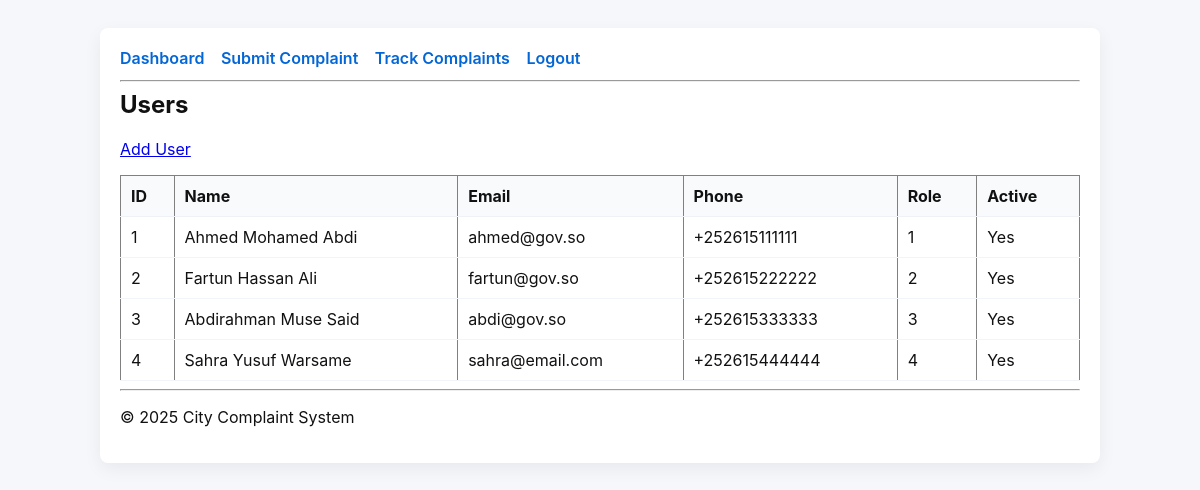
Page /public/user-list.php (signed in) on the committed database.
### tables this page shows
CREATE TABLE users (
    user_id BIGINT PRIMARY KEY AUTO_INCREMENT,
    role_id TINYINT NOT NULL,
    full_name VARCHAR(150) NOT NULL,
    email VARCHAR(150) UNIQUE,
    phone VARCHAR(20),
    password_hash VARCHAR(255) NOT NULL,
    is_active TINYINT DEFAULT 1,
    last_login DATETIME NULL,
    created_at DATETIME DEFAULT CURRENT_TIMESTAMP,
    FOREIGN KEY (role_id) REFERENCES roles(role_id)
);

### public/user-list.php (the view, shortened to what this page needs)
<?php
require_once __DIR__ . '/../config/database.php';
$q = $conn->prepare('SELECT user_id, role_id, full_name, email, phone, is_active, created_at FROM users ORDER BY created_at DESC'); $q->execute(); $res = $q->get_result();
include __DIR__ . '/../includes/header.php'; include __DIR__ . '/../includes/navbar.php';
echo '<h2>Users</h2><p><a href="user-add.php">Add User</a></p>';
echo '<table border="1" cellpadding="6" cellspacing="0" width="100%"><tr><th>ID</th><th>Name</th><th>Email</th><th>Phone</th><th>Role</th><th>Active</th></tr>';
while ($r = $res->fetch_assoc()) {
    echo '<tr>';
    echo '<td>' . (int)$r['user_id'] . '</td>';
    echo '<td>' . htmlspecialchars($r['full_name']) . '</td>';
    echo '<td>' . htmlspecialchars($r['email']) . '</td>';
    echo '<td>' . htmlspecialchars($r['phone']) . '</td>';
    echo '<td>' . (int)$r['role_id'] . '</td>';
    echo '<td>' . ((int)$r['is_active'] ? 'Yes' : 'No') . '</td>';
    echo '</tr>';
}
echo '</table>';
include __DIR__ . '/../includes/footer.php';

### includes/header.php (shortened to what this page needs)
<!doctype html>
<html lang="en">
<head>
  <link rel="stylesheet" href="/Citizen_Complaint/public/assets/css/style.css">
</head>
<body>
<div class="container">

### includes/navbar.php (shortened to what this page needs)
<nav>
  <a href="/Citizen_Complaint/public/dashboard.php">Dashboard</a>
  <a href="/Citizen_Complaint/public/complaint-submit.php">Submit Complaint</a>
  <a href="/Citizen_Complaint/public/complaint-track.php">Track Complaints</a>
  <a href="/Citizen_Complaint/public/logout.php">Logout</a>
</nav>
<hr>

### includes/footer.php (shortened to what this page needs)
<footer>
  <hr>
  <p>&copy; <?php echo date('Y'); ?> City Complaint System</p>
</footer>
</div>
</body>
</html>

### public/assets/css/style.css (style rules this page uses)
:root { --primary: #0366d6; --muted: #6b7280; --bg: #f6f7fb; --card: #ffffff; }
* { box-sizing: border-box }
body { font-family: Inter, Segoe UI, Arial, Helvetica, sans-serif; margin: 0; background: var(--bg); color: #111 }
.container { max-width: 1000px; margin: 28px auto; padding: 20px; background: var(--card); border-radius: 8px; box-shadow: 0 6px 18px rgba(15, 23, 42, 0.06) }
nav { margin-bottom: 12px }
nav a { color: var(--primary); text-decoration: none; margin-right: 12px; font-weight: 600 }
h2 { margin-top: 8px }
table { width: 100%; border-collapse: collapse; margin-top: 12px }
table th { background: #f8fafc; padding: 10px; text-align: left; border-bottom: 1px solid #eef2f7 }
table td { padding: 10px; border-bottom: 1px solid #f1f5f9 }

### rows in the picture
users: user_id "1", full_name "Ahmed Mohamed Abdi", email "ahmed@gov.so", phone "+252615111111", role "1", is_active "Yes"
users: user_id "2", full_name "Fartun Hassan Ali", email "fartun@gov.so", phone "+252615222222", role "2", is_active "Yes"
users: user_id "3", full_name "Abdirahman Muse Said", email "abdi@gov.so", phone "+252615333333", role "3", is_active "Yes"
users: user_id "4", full_name "Sahra Yusuf Warsame", email "sahra@email.com", phone "+252615444444", role "4", is_active "Yes"
